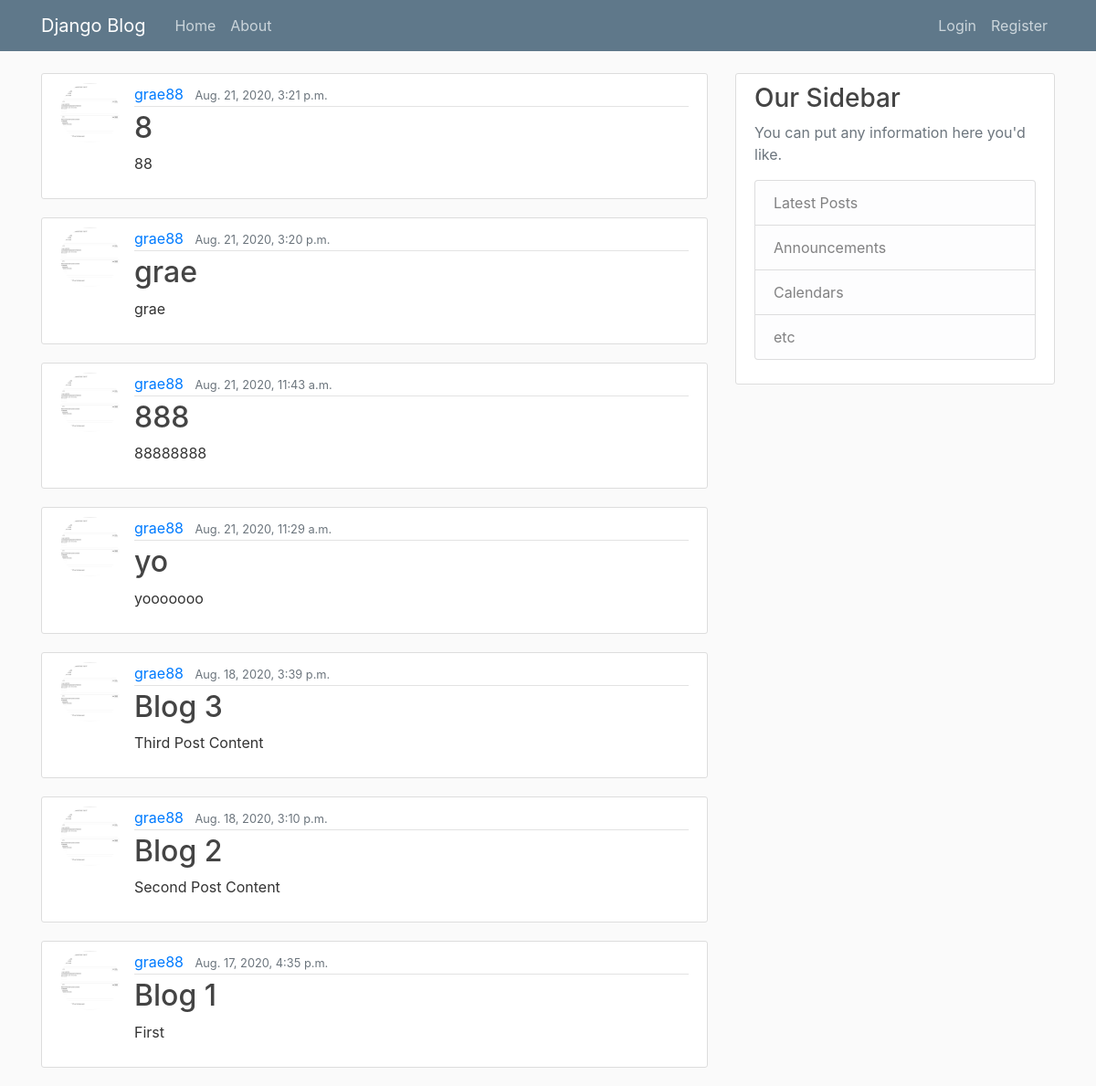
The page / on the database its author committed.
### blog/models.py (models this page shows, shortened)
class Post(models.Model):
    title = models.CharField(max_length=100)
    content = models.TextField()
    date_posted = models.DateTimeField(default=timezone.now)
    author = models.ForeignKey(User, on_delete=models.CASCADE) #REFERS TO USER, if USER is deleted, delete all posts from user

### users/models.py (models this page shows, shortened)
class Profile(models.Model):
    user = models.OneToOneField(User, on_delete=models.CASCADE)
    image = models.ImageField(default='default.jpg', upload_to='profile_pics')

### blog/views.py (the view)
# urls.py: path('', PostListView.as_view(), name='blog-home'), #'name_in_url', location, name
class PostListView(ListView):
    model = Post
    template_name = 'blog/home.html' #<app>/<model>_<viewtype>.html
    context_object_name = 'posts'
    ordering = ['-date_posted']

### blog/templates/blog/home.html
{% extends "blog/base.html" %}
{% block content %}
    {% for post in posts %}
        <article class="media content-section">
          <img class = "rounded-circle article-img" src = "{{ post.author.profile.image.url }}">
          <div class="media-body">
            <div class="article-metadata">
              <a class="mr-2" href="#">{{ post.author }}</a>
              <small class="text-muted">{{ post.date_posted }}</small>
            </div>
            <h2><a class="article-title" href="{% url 'post-detail' post.id %}">{{ post.title }}</a></h2>
            <p class="article-content">{{ post.content }}</p>
          </div>
        </article>
    {% endfor %}
{% endblock content %}

### blog/templates/blog/base.html (shortened to what this page needs)
{% load static %}
<!DOCTYPE html>
<html>
    <head>
    <link rel="stylesheet" href="https://stackpath.bootstrapcdn.com/bootstrap/4.3.1/css/bootstrap.min.css">
    <link rel="stylesheet" type="text/css" href="{% static 'blog/main.css' %}">
    </head>
    <body>
        <header class="site-header">
            <nav class="navbar navbar-expand-md navbar-dark bg-steel fixed-top">
              <div class="container">
                <a class="navbar-brand mr-4" href="{% url 'blog-home' %}">Django Blog</a>
                <div class="collapse navbar-collapse" id="navbarToggle">
                  <div class="navbar-nav mr-auto">
                    <a class="nav-item nav-link" href="{% url 'blog-home' %}">Home</a>
                    <a class="nav-item nav-link" href="{% url 'blog-about' %}">About</a>
                  </div>
                  <div class="navbar-nav">
                    <a class="nav-item nav-link" href="#">Login</a>
                    <a class="nav-item nav-link" href="#">Register</a>
                  </div>
                </div>
              </div>
            </nav>
          </header>
          <main role="main" class="container">
            <div class="row">
              <div class="col-md-8">
                {% block content %}{% endblock %}
              </div>
              <div class="col-md-4">
                <div class="content-section">
                  <h3>Our Sidebar</h3>
                  <p class='text-muted'>You can put any information here you'd like.
                    <ul class="list-group">
                      <li class="list-group-item list-group-item-light">Latest Posts</li>
                      <li class="list-group-item list-group-item-light">Announcements</li>
                      <li class="list-group-item list-group-item-light">Calendars</li>
                      <li class="list-group-item list-group-item-light">etc</li>
                    </ul>
                  </p>
                </div>
              </div>
            </div>
          </main>
    </body>
</html>

### blog/static/blog/main.css (style rules this page uses)
body { background: #fafafa; color: #333333; margin-top: 5rem; }
h1, h2, h3, h4, h5, h6 { color: #444444; }
ul { margin: 0; }
.bg-steel { background-color: #5f788a; }
.site-header .navbar-nav .nav-link { color: #cbd5db; }
.content-section { background: #ffffff; padding: 10px 20px; border: 1px solid #dddddd; border-radius: 3px; margin-bottom: 20px; }
.article-title { color: #444444; }
.article-content { white-space: pre-line; }
.article-img { height: 65px; width: 65px; margin-right: 16px; }
.article-metadata { padding-bottom: 1px; margin-bottom: 4px; border-bottom: 1px solid #e3e3e3 }

### rows shown on the page
Post: author.profile.image (picture), author "grae88", date_posted "Aug. 21, 2020, 3:21 p.m.", title "8", content "88"
Post: author.profile.image (picture), author "grae88", date_posted "Aug. 21, 2020, 3:20 p.m.", title "grae", content "grae"
Post: author.profile.image (picture), author "grae88", date_posted "Aug. 21, 2020, 11:43 a.m.", title "888", content "88888888"
Post: author.profile.image (picture), author "grae88", date_posted "Aug. 21, 2020, 11:29 a.m.", title "yo", content "yooooooo"
Post: author.profile.image (picture), author "grae88", date_posted "Aug. 18, 2020, 3:39 p.m.", title "Blog 3", content "Third Post Content"
Post: author.profile.image (picture), author "grae88", date_posted "Aug. 18, 2020, 3:10 p.m.", title "Blog 2", content "Second Post Content"
Post: author.profile.image (picture), author "grae88", date_posted "Aug. 17, 2020, 4:35 p.m.", title "Blog 1", content "First"
